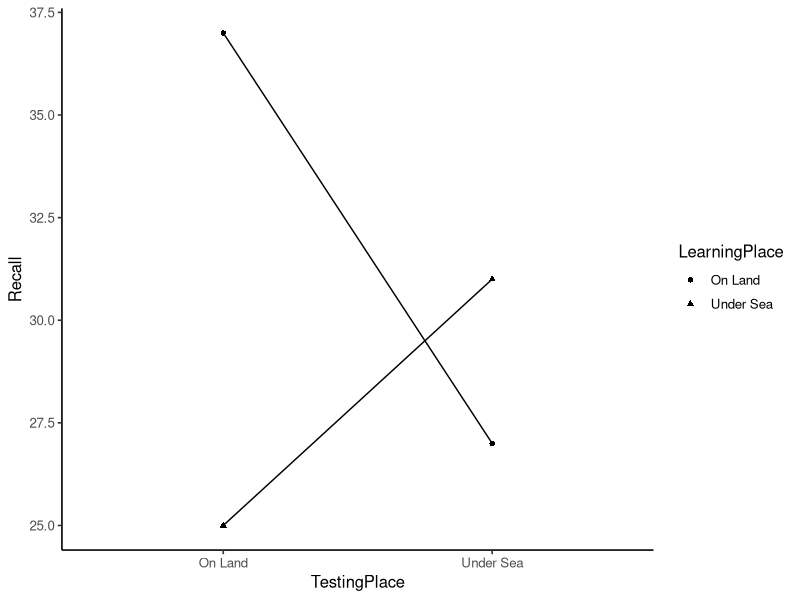

Generate this figure with R:
## ---- chunk 1
knitr::opts_chunk$set(
  collapse = TRUE,
  comment = "#>",
  message = FALSE,
  warning = FALSE
)
## ---- chunk 2
library(tibble)
library(tidyr)
library(dplyr)

e1 <- tribble(~Subject, ~Drug_A, ~Placebo, ~Drug_B,
        "s1", 124, 108, 104,
        "s2", 105, 107, 100,
        "s3",107,90,100,
        "s4",109,89,93,
        "s5",94,105,89,
        "s6",121,71,84) 

# convert to long
e1 <- pivot_longer(e1,
                   cols = !Subject,
                   names_to = "IV",
                   values_to = "Latency")

# Convert IVs to factors
e1 <- e1 %>%
  mutate(Subject = as.factor(Subject),
         IV = as.factor(IV))

# conduct ANOVA, note the addition of the error term in the formula
aov_out <- aov(Latency ~ IV + Error(Subject), data=e1)
summary(aov_out)
## ---- chunk 3
e2 <- tribble(~Subject, ~r1, ~r2, ~r3, ~r4, ~r5, ~r6,
        "s1",30,18,21,15,18,12,
        "s2",21,23,16,17,13,12,
        "s3",19,21,13,15,13,9,
        "s4",19,19,16,9,11,10,
        "s5",21,16,12,15,9,11,
        "s6",22,17,14,12,10,9,
        "s7",19,20,17,10,13,5,
        "s8",17,18,11,11,9,12
        ) 

# convert to long
e2 <- pivot_longer(e2,cols = !Subject,
                   names_to = "Rank",
                   values_to = "Recall")

# Convert IVs to factors
e2 <- e2 %>%
  mutate(Subject = as.factor(Subject),
         Rank = as.factor(Rank))

# conduct ANOVA, note the addition of the error term in the formula
aov_out <- aov(Recall ~ Rank + Error(Subject), data= e2)
summary(aov_out)

## ---- chunk 4
godden_baddeley <- tribble(~Subjects,~LearningPlace,~TestingPlace,~Recall,
        "s1","On Land","On Land",34,
        "s2","On Land","On Land",37,
        "s3","On Land","On Land",27,
        "s4","On Land","On Land",43,
        "s5","On Land","On Land",44,
        "s1","On Land","Under Sea",18,
        "s2","On Land","Under Sea",21,
        "s3","On Land","Under Sea",25,
        "s4","On Land","Under Sea",37,
        "s5","On Land","Under Sea",34,
        "s1","Under Sea","On Land",14,
        "s2","Under Sea","On Land",21,
        "s3","Under Sea","On Land",31,
        "s4","Under Sea","On Land",27,
        "s5","Under Sea","On Land",32,
        "s1","Under Sea","Under Sea",22,
        "s2","Under Sea","Under Sea",25,
        "s3","Under Sea","Under Sea",33,
        "s4","Under Sea","Under Sea",33,
        "s5","Under Sea","Under Sea",42
        )

# convert IVs to factors
godden_baddeley <- godden_baddeley %>%
  mutate(Subjects = as.factor(Subjects),
         LearningPlace = as.factor(LearningPlace),
         TestingPlace = as.factor(TestingPlace))

# run ANOVA
aov_out <- aov(Recall ~ LearningPlace*TestingPlace + Error(Subjects/(LearningPlace*TestingPlace)), godden_baddeley)

# print out ANOVA summary table
summary(aov_out)

# generate plot of means
library(ggplot2)

ggplot(godden_baddeley, aes(x=TestingPlace,
                            y=Recall,
                            shape=LearningPlace,
                            group=LearningPlace))+
  geom_point(stat="summary",fun="mean")+
  geom_line(stat="summary",fun="mean")+
  theme_classic(base_size=12)
## ---- chunk 5
## example data set to illustrate sphericity
textbook <- tribble(~S, ~a1, ~a2, ~a3, ~a4,
        "s1",76,64,34,26,
        "s2",60,48,46,30,
        "s3",58,34,32,28,
        "s4",46,46,32,28,
        "s5",30,18,36,28
        ) 

## selecting the table of values in each column
textbook[,2:5]

## computing the covariation matrix
cov(textbook[,2:5])

## ta
colMeans(cov(textbook[,2:5]))

## sa-s
colMeans(cov(textbook[,2:5])) - mean(cov(textbook[,2:5]))

## double-centering

cov_matrix <- cov(textbook[,2:5])
col_mean_matrix <- cov_matrix*0 + colMeans(cov_matrix)
row_mean_matrix <- t(cov_matrix*0 + rowMeans(cov_matrix))
dc_matrix <- cov_matrix - col_mean_matrix -row_mean_matrix + mean(cov_matrix)

## greenhouse-geisser
sum(diag(dc_matrix))^2 / ((dim(dc_matrix)[1]-1)*sum(dc_matrix^2))
## ---- chunk 6
textbook <- tribble(~S, ~a1, ~a2, ~a3, ~a4,
        "s1",76,64,34,26,
        "s2",60,48,46,30,
        "s3",58,34,32,28,
        "s4",46,46,32,28,
        "s5",30,18,36,28
        ) 

## ANOVA using car
wide_data <- as.matrix(textbook[1:5,2:5])
aov_model <- lm(wide_data ~1)
rm_factor <- factor(c('a1','a2','a3','a4'))
library(car)
new_anova <- Anova(aov_model, 
                   idata=data.frame(rm_factor),
                   idesign = ~rm_factor,
                   type="III")
summary(new_anova,multivariate=FALSE)
## ---- chunk 7
pf(q= 5.3571, df1= 3, df2= 12, lower.tail = FALSE)
## ---- chunk 8
GG_df1 = (4-1) * .44596
GG_df2 = (4-1) * (5-1) *.44596

GG_df1
GG_df2

pf(q= 5.3571, df1= GG_df1, df2= GG_df2, lower.tail = FALSE)
## ---- chunk 9
# compare to ANOVA using aov
# convert to long
long_data <- pivot_longer(textbook,cols = !S,
                   names_to = "IV",
                   values_to = "DV")

# Convert IVs to factors
long_data <- long_data %>%
  mutate(S = as.factor(S),
         IV = as.factor(IV))

# conduct ANOVA, note the addition of the error term in the formula
aov_out <- aov(DV ~ IV + Error(S), data= long_data)
summary(aov_out)
## ---- chunk 10
sphericity <- tribble(~S, ~a1, ~a2, ~a3, ~a4,
        "s1",76,64,34,26,
        "s2",60,48,46,30,
        "s3",58,34,32,28,
        "s4",46,46,32,28,
        "s5",30,18,36,28
        ) 
